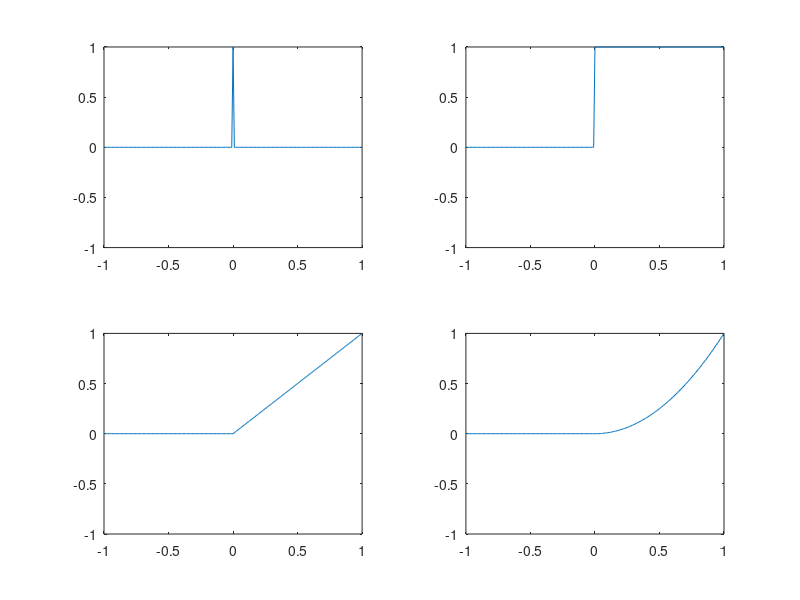

Write MATLAB code to recreate this figure.
close all;
clear all;
clc;

t = (-1:0.01:1)';
impulse = t == 0;
unitstep = t >= 0;
ramp = t.*unitstep;
quad = t.^2.*unitstep;

subplot(2,2,1)
plot(t,impulse)
axis([-1 1 -1 1])

subplot(2,2,2)
plot(t,unitstep)
axis([-1 1 -1 1])

subplot(2,2,3)
plot(t,ramp)
axis([-1 1 -1 1])

subplot(2,2,4)
plot(t,quad)
axis([-1 1 -1 1])